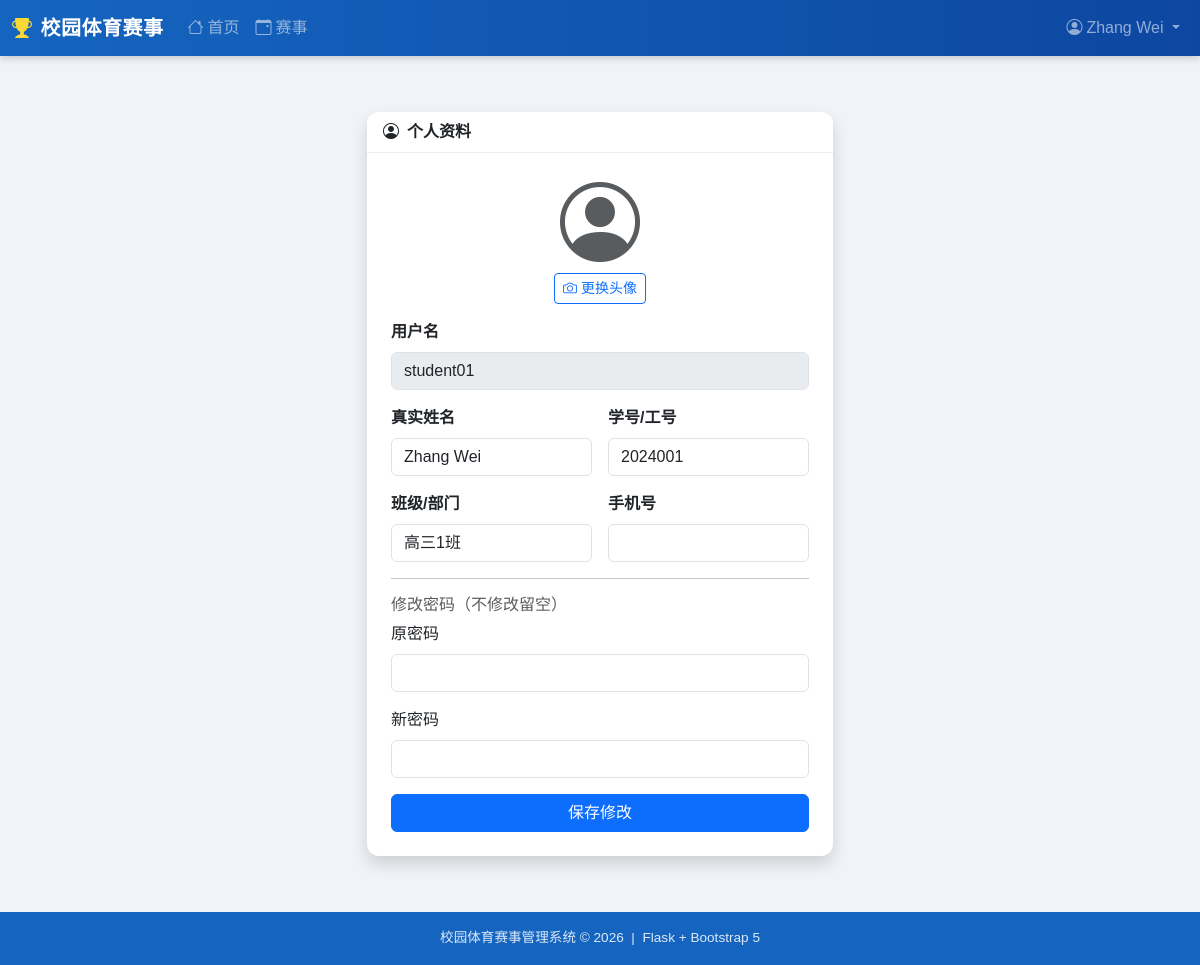
Page /auth/profile (signed in) on the committed database.
### app/models.py (models this page shows, shortened)
class User(UserMixin, db.Model):
    __tablename__ = 'users'
    id          = db.Column(db.Integer, primary_key=True)
    username    = db.Column(db.String(64), unique=True, nullable=False)
    email       = db.Column(db.String(120), unique=True, nullable=False)
    password_hash = db.Column(db.String(256), nullable=False)
    real_name   = db.Column(db.String(64))
    student_id  = db.Column(db.String(32))          # 学号/工号
    class_name  = db.Column(db.String(64))           # 班级/部门
    phone       = db.Column(db.String(20))
    role        = db.Column(db.String(20), default='student')
    avatar      = db.Column(db.String(200), default='')
    created_at  = db.Column(db.DateTime, default=datetime.utcnow)
    is_active_user = db.Column(db.Boolean, default=True)
    registrations = db.relationship('Registration', backref='user', lazy='dynamic')
    @property
    def is_teacher(self):
        return self.role in ('admin', 'teacher')

### app/blueprints/auth.py (the view, shortened to what this page needs)
@auth_bp.route('/profile', methods=['GET', 'POST'])
@login_required
def profile():
    return render_template('auth/profile.html')

### app/__init__.py (called while the page is built)
@login_manager.user_loader
def load_user(user_id):
    return User.query.get(int(user_id))

### app/templates/auth/profile.html (shortened to what this page needs)
{% extends "base.html" %}
{% block content %}
<div class="row justify-content-center mt-4">
  <div class="col-md-7 col-lg-5">
    <div class="card shadow">
      <div class="card-header"><i class="bi bi-person-circle me-2"></i>个人资料</div>
      <div class="card-body p-4">
        <form method="post" enctype="multipart/form-data">
          <div class="mb-3 text-center">
            {% if current_user.avatar %}
            <img src="{{ url_for('static', filename=current_user.avatar) }}" alt="头像"
                 style="width:80px;height:80px;object-fit:cover" class="rounded-circle mb-2">
            {% else %}
            <i class="bi bi-person-circle display-1 text-muted"></i>
            {% endif %}
            <div>
              <label class="btn btn-sm btn-outline-primary">
                <i class="bi bi-camera me-1"></i>更换头像
              </label>
            </div>
          </div>
          <div class="mb-3">
            <label class="form-label fw-semibold">用户名</label>
            <input type="text" class="form-control" value="{{ current_user.username }}" disabled>
          </div>
          <div class="row g-3">
            <div class="col-6">
              <label class="form-label fw-semibold">真实姓名</label>
              <input type="text" name="real_name" class="form-control" value="{{ current_user.real_name or '' }}">
            </div>
            <div class="col-6">
              <label class="form-label fw-semibold">学号/工号</label>
              <input type="text" name="student_id" class="form-control" value="{{ current_user.student_id or '' }}">
            </div>
          </div>
          <div class="row g-3 mt-0">
            <div class="col-6">
              <label class="form-label fw-semibold">班级/部门</label>
              <input type="text" name="class_name" class="form-control" value="{{ current_user.class_name or '' }}">
            </div>
            <div class="col-6">
              <label class="form-label fw-semibold">手机号</label>
              <input type="text" name="phone" class="form-control" value="{{ current_user.phone or '' }}">
            </div>
          </div>
          <hr>
          <h6 class="text-muted">修改密码（不修改留空）</h6>
          <div class="mb-3">
            <label class="form-label">原密码</label>
            <input type="password" name="old_password" class="form-control">
          </div>
          <div class="mb-3">
            <label class="form-label">新密码</label>
            <input type="password" name="new_password" class="form-control">
          </div>
          <button type="submit" class="btn btn-primary w-100">保存修改</button>
        </form>
      </div>
    </div>
  </div>
</div>
{% endblock %}

### app/templates/base.html (shortened to what this page needs)
<!DOCTYPE html>
<html lang="zh-CN">
<head>
  <link href="https://cdn.bootcdn.net/ajax/libs/bootstrap/5.3.2/css/bootstrap.min.css" rel="stylesheet">
  <link href="https://cdn.bootcdn.net/ajax/libs/bootstrap-icons/1.11.3/font/bootstrap-icons.min.css" rel="stylesheet">
</head>
<body>
<nav class="navbar navbar-dark navbar-expand-lg">
  <div class="container-fluid">
    <a class="navbar-brand" href="{{ url_for('main.index') }}">
      <i class="bi bi-trophy-fill me-2" style="color:#fdd835"></i>校园体育赛事
    </a>
    <div class="collapse navbar-collapse" id="navMenu">
      <ul class="navbar-nav me-auto">
        <li class="nav-item"><a class="nav-link" href="{{ url_for('main.index') }}"><i class="bi bi-house me-1"></i>首页</a></li>
        <li class="nav-item"><a class="nav-link" href="{{ url_for('competition.list_comps') }}"><i class="bi bi-calendar-event me-1"></i>赛事</a></li>
      </ul>
      <ul class="navbar-nav">
        {% if current_user.is_authenticated %}
          <li class="nav-item dropdown">
            <a class="nav-link dropdown-toggle" href="#" data-bs-toggle="dropdown">
              <i class="bi bi-person-circle me-1"></i>{{ current_user.real_name or current_user.username }}
            </a>
          </li>
        {% else %}
          <li class="nav-item"><a class="nav-link" href="{{ url_for('auth.login') }}"><i class="bi bi-box-arrow-in-right me-1"></i>登录</a></li>
          <li class="nav-item"><a class="nav-link" href="{{ url_for('auth.register') }}"><i class="bi bi-person-plus me-1"></i>注册</a></li>
        {% endif %}
      </ul>
    </div>
  </div>
</nav>
<div class="container-fluid px-3 pt-2">
</div>
<div class="d-flex">
  <div class="main-content">
    {% block content %}{% endblock %}
  </div>
</div>
<footer class="text-center">
  <div class="container">校园体育赛事管理系统 &copy; {{ now.year }} &nbsp;|&nbsp; Flask + Bootstrap 5</div>
</footer>
</body>
</html>

### app/templates/base.html (style rules this page uses)
:root { --primary: #1565c0; --accent: #f57c00; --sidebar-width: 220px; }
body { background: #f0f4f8; font-family: 'Microsoft YaHei', sans-serif; }
.navbar-brand { font-weight: 700; font-size: 1.25rem; letter-spacing:.5px; }
.navbar { background: linear-gradient(90deg, #1565c0 0%, #0d47a1 100%); box-shadow:0 2px 8px rgba(0,0,0,.2); }
.main-content { flex: 1; padding: 1.5rem; min-width: 0; }
.card { border: none; box-shadow: 0 1px 6px rgba(0,0,0,.1); border-radius: 12px; }
.card-header { background: #fff; border-bottom: 1px solid #e8edf2; font-weight:600; border-radius:12px 12px 0 0 !important; }
footer { background:#1565c0; color:rgba(255,255,255,.85); padding:1rem 0; margin-top:2rem; font-size:.85rem; }

### rows in the picture
User: real_name "Zhang Wei", username "student01", student_id "2024001", class_name "高三1班"
